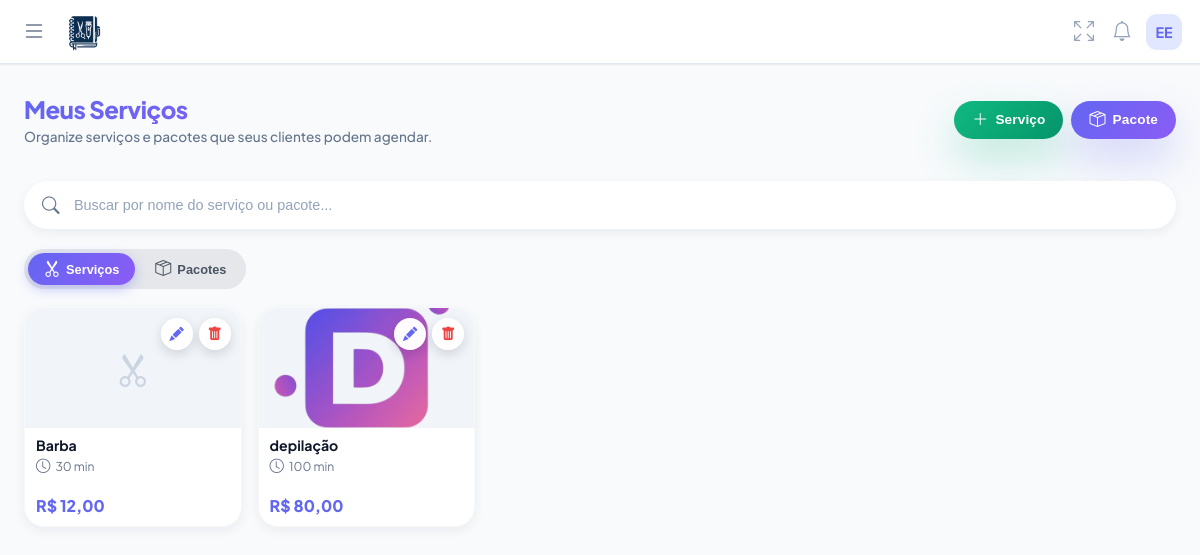
The page /pages/servicos/servicos.php (signed in) on the database its author committed.
### tables this page shows
CREATE TABLE usuarios (
        id INTEGER PRIMARY KEY AUTOINCREMENT,
        nome TEXT, email TEXT, telefone TEXT, foto TEXT, biografia TEXT,
        cep TEXT, endereco TEXT, numero TEXT, bairro TEXT, cidade TEXT, estado TEXT,
        criado_em DATETIME DEFAULT CURRENT_TIMESTAMP
    , senha TEXT, estabelecimento TEXT, cor_tema TEXT DEFAULT '#4f46e5', ultimo_login DATETIME, ativo INTEGER DEFAULT 1, data_expiracao DATE, is_vitalicio INTEGER DEFAULT 0, quem_indicou TEXT, valor_mensalidade REAL DEFAULT 19.90, indicado_por TEXT, valor_mensal REAL DEFAULT 19.90, token_recuperacao TEXT, token_validade DATETIME, tipo_estabelecimento TEXT DEFAULT 'Salão de Beleza', instagram TEXT, cpf TEXT);

CREATE TABLE servicos (
        id INTEGER PRIMARY KEY AUTOINCREMENT,
        user_id INTEGER NOT NULL,
        nome TEXT NOT NULL,
        preco REAL NOT NULL,
        duracao INTEGER NOT NULL, -- em minutos
        foto TEXT,
        observacao TEXT,
        tipo TEXT DEFAULT 'unico', 
        itens_pacote TEXT, 
        criado_em DATETIME DEFAULT CURRENT_TIMESTAMP
    , calculo_servico_id INTEGER, qtd_sessoes INTEGER DEFAULT 1, desconto_tipo TEXT DEFAULT 'percentual', desconto_valor REAL DEFAULT 0.00, preco_original REAL DEFAULT 0.00, permite_recorrencia INTEGER DEFAULT 0, tipo_recorrencia TEXT DEFAULT 'sem_recorrencia', intervalo_dias INTEGER DEFAULT 1, duracao_meses INTEGER DEFAULT 1, qtd_ocorrencias INTEGER DEFAULT 1, dias_semana TEXT, dia_fixo_mes INTEGER);

### pages/servicos/servicos.php (the view, shortened to what this page needs)
<?php
include '../../includes/db.php';
$userId = $_SESSION['user_id'];
include '../../includes/header.php';
include '../../includes/menu.php';
$stmt = $pdo->prepare("SELECT * FROM servicos WHERE user_id = ? ORDER BY id DESC");
$stmt->execute([$userId]);
$todosRegistros = $stmt->fetchAll();
$listaServicos = array_filter($todosRegistros, function($item){ return $item['tipo'] == 'unico'; });
?>
<main class="main-content">
    <div class="page-header">
        <div class="page-title-wrap">
            <h1 class="page-title">Meus Serviços</h1>
            <p class="page-subtitle">Organize serviços e pacotes que seus clientes podem agendar.</p>
        </div>
        <div class="page-header-actions">
            <button class="btn-chip" onclick="abrirModal('unico')" style="background:linear-gradient(135deg, #10b981 0%, #059669 100%); box-shadow:0 20px 40px rgba(16,185,129,0.25);">
                <i class="bi bi-plus-lg"></i>
                Serviço
            </button>
            <button class="btn-chip" onclick="abrirModal('pacote')">
                <i class="bi bi-box-seam"></i>
                Pacote
            </button>
        </div>
    </div>
    <div class="search-bar-container">
        <input
            type="text"
            id="searchInput"
            class="search-input"
            placeholder="Buscar por nome do serviço ou pacote..."
            onkeyup="filtrarServicos()"
        >
    </div>
    <div class="tabs-wrapper">
        <div class="tabs-pill">
            <button class="tab-btn active" onclick="showTab('servicos', this)">
                <i class="bi bi-scissors"></i> Serviços
            </button>
            <button class="tab-btn" onclick="showTab('pacotes', this)">
                <i class="bi bi-box-seam"></i> Pacotes
            </button>
        </div>
    </div>
    <div id="tab-servicos" class="tab-content">
        <div class="services-grid">
            <?php foreach ($listaServicos as $s): ?>
                <div class="service-card" data-nome="<?php echo strtolower($s['nome']); ?>">
                    <div class="card-actions">
                        <button class="action-btn btn-edit" onclick='editar(<?php echo json_encode($s); ?>)'>
                            <i class="bi bi-pencil-fill"></i>
                        </button>
                        <button class="action-btn btn-delete" onclick="confirmarDelete(<?php echo $s['id']; ?>, '<?php echo htmlspecialchars(addslashes($s['nome'])); ?>')">
                            <i class="bi bi-trash-fill"></i>
                        </button>
                    </div>
                    <div class="service-img" style="<?php echo $s['foto'] ? "background-image: url('../../{$s['foto']}')" : ""; ?>">
                        <?php if (!$s['foto']): ?>
                            <i class="bi bi-scissors" style="font-size: 2.2rem;"></i>
                        <?php endif; ?>
                    </div>
                    <div class="service-body">
                        <div class="service-title"><?php echo htmlspecialchars($s['nome']); ?></div>
                        <div class="service-meta">
                            <i class="bi bi-clock"></i>
                            <?php echo $s['duracao']; ?> min
                        </div>
                        <div class="service-price">
                            R$ <?php echo number_format($s['preco'], 2, ',', '.'); ?>
                        </div>
                    </div>
                </div>
            <?php endforeach; ?>
        </div>
    </div>
</main>
<?php include '../../includes/footer.php'; ?>

### includes/header.php (shortened to what this page needs)
<!DOCTYPE html>
<html lang="pt-br">
<head>
    <link rel="stylesheet" href="https://cdn.jsdelivr.net/npm/bootstrap-icons@1.11.3/font/bootstrap-icons.min.css">
</head>
<body>

### includes/menu.php (shortened to what this page needs)
<?php
$isProd = isset($_SERVER['HTTP_HOST']) && $_SERVER['HTTP_HOST'] === 'salao.develoi.com';
$iniciais  = 'V';
if (isset($pdo) && isset($_SESSION['user_id'])) {
    $stmtUser = $pdo->prepare("SELECT nome, email FROM usuarios WHERE id = ? LIMIT 1");
    $stmtUser->execute([$_SESSION['user_id']]);
    $dadoUsuario = $stmtUser->fetch(PDO::FETCH_ASSOC);
    if ($dadoUsuario && !empty($dadoUsuario['nome'])) {
        $userName = $dadoUsuario['nome'];
        $partesNome = explode(' ', trim($userName));
        $primeiraLetra = mb_substr($partesNome[0], 0, 1);
        $ultimaLetra   = '';
        if (count($partesNome) > 1) {
            $ultimoNome  = end($partesNome);
            $ultimaLetra = mb_substr($ultimoNome, 0, 1);
        }
        $iniciais = strtoupper($primeiraLetra . $ultimaLetra);
    }
}
?>
<link rel="stylesheet" href="https://cdn.jsdelivr.net/npm/bootstrap-icons@1.11.3/font/bootstrap-icons.min.css">
<nav class="app-navbar">
    <div style="display:flex; align-items:center; gap:12px;">
        <button class="menu-btn" id="openMenuBtn" type="button">
            <i class="bi bi-list"></i>
        </button>
        <?php
        if ($isProd) {
            $logoUrl = 'https://salao.develoi.com/img/logo-azul.png';
            $dashboardUrl = '/dashboard';
        } else {
            $host = $_SERVER['HTTP_HOST'];
            $logoUrl = "http://{$host}/karen_site/controle-salao/img/logo-azul.png";
            $dashboardUrl = '/karen_site/controle-salao/pages/dashboard.php';
        }
        ?>
        <a href="<?php echo $dashboardUrl; ?>" class="brand-logo">
            <img src="<?php echo $logoUrl; ?>"
                 alt="Logo Salão Develoi"
                 style="height:38px; width:auto; display:inline-block; vertical-align:middle;">
        </a>
    </div>
    <div style="display:flex; align-items:center; gap:10px;">
        <button class="icon-btn" id="fullscreenBtn" type="button" aria-label="Tela cheia">
            <i class="bi bi-arrows-fullscreen" id="fullscreenIcon"></i>
        </button>
        <div style="position:relative;">
            <button class="icon-btn" id="notificBtn" type="button" aria-label="Notificações" style="position:relative;">
                <i class="bi bi-bell"></i>
            </button>
        </div>
        <div style="position:relative;">
            <div class="navbar-avatar" id="userAvatarBtn">
                <?php echo $iniciais; ?>
            </div>
        </div>
    </div>
</nav>

### includes/footer.php (shortened to what this page needs)
</body>
</html>

### includes/header.php (style rules this page uses)
:root { --primary: #6366f1; --primary-hover: #4f46e5; --bg-body: #f1f5f9; --text-dark: #1e293b; --text-gray: #64748b; --white: #ffffff; --danger: #ef4444; --success: #22c55e; --radius: 16px; --shadow: 0 4px 6px -1px rgba(0, 0, 0, 0.05), 0 2px 4px -1px rgba(0, 0, 0, 0.03); }
body { margin: 0; padding: 0; font-family: 'Inter', sans-serif; background-color: var(--bg-body); color: var(--text-dark); -webkit-font-smoothing: antialiased; }
.main-content { max-width: 1200px; margin: 0 auto; padding: 20px; padding-top: 30px; }

### includes/menu.php (style rules this page uses)
:root { --primary: #6366f1; --primary-dark: #4f46e5; --sidebar-bg: #0f172a; --sidebar-width: 280px; --text-sidebar: #cbd5e1; --bg-body: #f3f4f6; }
body { margin: 0; font-family: 'Plus Jakarta Sans', sans-serif; background-color: var(--bg-body); padding-top: 70px; }
.app-navbar { background: rgba(255, 255, 255, 0.94); backdrop-filter: blur(10px); height: 64px; position: fixed; top: 0; left: 0; width: 100%; display: flex; align-items: center; justify-content: space-between; padding: 0 18px; box-shadow: 0 1px 2px rgba(15, 23, 42, 0.08); z-index: 1000; box-sizing: border-box; border-bottom: 1px solid #e2e8f0; }
.brand-logo { font-weight: 700; font-size: 1.12rem; color: #1e293b; display: flex; align-items: center; gap: 10px; text-decoration: none; letter-spacing: -0.4px; }
.menu-btn { background: none; border: none; font-size: 1.5rem; color: #64748b; cursor: pointer; display: flex; align-items: center; justify-content: center; padding: 4px; }
.icon-btn { background: none; border: none; padding: 4px; cursor: pointer; display: flex; align-items: center; justify-content: center; border-radius: 999px; transition: 0.2s; }
.icon-btn i { font-size: 1.25rem; color: #94a3b8; }
.navbar-avatar { width: 36px; height: 36px; background: #e0e7ff; color: var(--primary); border-radius: 11px; display: flex; align-items: center; justify-content: center; font-weight: 700; font-size: 0.9rem; cursor: pointer; transition: 0.2s; }

### rows shown on the page
usuarios: nome "EE"
servicos: nome "Barba", duracao "30", preco "12,00"
servicos: foto (picture), nome "depilação", duracao "100", preco "80,00"
